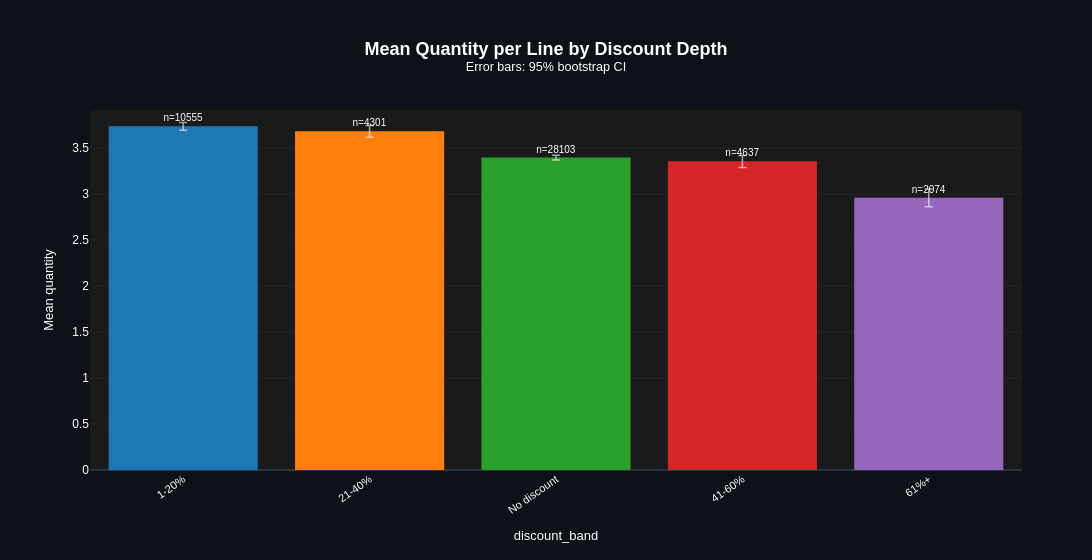

Write notebook code for a chart like this one.
### Code cell
cp.grouped_bar_plot(
    df, group_col="discount_band", value_col="quantity", agg="mean",
    ci_method="bootstrap", n_boot=2000,
    title="Mean Quantity per Line by Discount Depth",
)

### Figure 1 — Plotly figure (JSON) as saved in the notebook; plotly's stock layout.template omitted (floating-point values rounded to 4 significant figures)
{"data": [{"cliponaxis": false, "customdata": [10555, 4301, 28103, 4637, 2074], "error_y": {"array": [0.04084, 0.06325, 0.02669, 0.06319, 0.09597], "arrayminus": [0.04178, 0.06604, 0.02712, 0.06707, 0.09644], "color": "rgba(255,255,255,0.6)", "symmetric": false, "thickness": 1.5, "type": "data", "width": 4}, "hovertemplate": "<b>%{x}</b><br>Mean quantity: %{y:.3g}<br>n=%{customdata}<extra></extra>", "marker": {"color": ["#1f77b4", "#ff7f0e", "#2ca02c", "#d62728", "#9467bd"], "line": {"color": "#FFD700", "width": [0, 0, 0, 0, 0]}}, "name": "", "showlegend": false, "text": ["n=10555", "n=4301", "n=28103", "n=4637", "n=2074"], "textfont": {"size": 10}, "textposition": "outside", "type": "bar", "x": ["1-20%", "21-40%", "No discount", "41-60%", "61%+"], "y": [3.735, 3.682, 3.396, 3.356, 2.959]}], "layout": {"barmode": "relative", "font": {"color": "white", "family": "Arial"}, "height": 560, "legend": {"bgcolor": "rgba(0,0,0,0.4)", "bordercolor": "rgba(255,255,255,0.15)", "borderwidth": 1, "font": {"color": "white", "size": 11}, "title": {"text": ""}}, "margin": {"b": 90, "l": 90, "r": 70, "t": 110}, "paper_bgcolor": "#0e1117", "plot_bgcolor": "#1a1a1a", "showlegend": false, "title": {"font": {"color": "white", "family": "Arial", "size": 18}, "text": "<b>Mean Quantity per Line by Discount Depth</b><br><sup>Error bars: 95% bootstrap CI</sup>", "x": 0.5, "xanchor": "center"}, "width": 1400, "xaxis": {"tickangle": -35, "tickfont": {"size": 11}, "title": {"font": {"size": 13}, "text": "discount_band"}}, "yaxis": {"gridcolor": "rgba(128,128,128,0.2)", "gridwidth": 0.5, "range": [0, 3.913], "showgrid": true, "title": {"font": {"size": 13}, "text": "Mean quantity"}}}}
